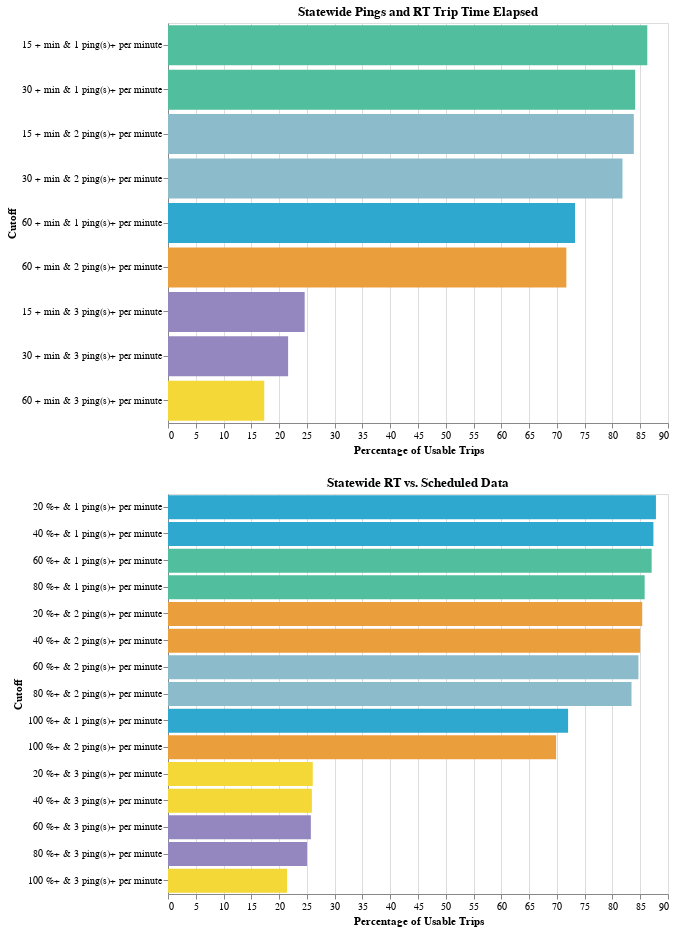

Source (notebook cell):
### Code cell
statewide_visuals(final)

### Figure 1 — Vega-Lite specification as saved in the notebook (floating-point values rounded to 4 significant figures)
{"config": {"view": {"continuousWidth": 400, "continuousHeight": 300}}, "vconcat": [{"data": {"name": "data-0bfe59a5b6a79309b03a40180a51618e"}, "mark": "bar", "encoding": {"color": {"field": "Cutoff", "legend": null, "scale": {"range": ["#2EA8CE", "#EB9F3C", "#F4D837", "#51BF9D", "#8CBCCB", "#9487C0"]}, "type": "nominal"}, "tooltip": [{"field": "Cutoff", "type": "nominal"}, {"field": "All Trips", "type": "quantitative"}, {"field": "N Trips", "type": "quantitative"}, {"field": "Percentage of Usable Trips", "type": "quantitative"}], "x": {"field": "Percentage of Usable Trips", "sort": {"field": "Percentage of Usable Trips", "order": "descending"}, "type": "quantitative"}, "y": {"field": "Cutoff", "sort": {"field": "Percentage of Usable Trips", "order": "descending"}, "type": "nominal"}}, "height": 400, "selection": {"selector009": {"type": "interval", "bind": "scales", "encodings": ["x", "y"]}}, "title": "Statewide Pings and RT Trip Time Elapsed", "width": 500}, {"data": {"name": "data-1c4adefd7cfdc1704e7b26eb9de82933"}, "mark": "bar", "encoding": {"color": {"field": "Cutoff", "legend": null, "scale": {"range": ["#2EA8CE", "#EB9F3C", "#F4D837", "#51BF9D", "#8CBCCB", "#9487C0"]}, "type": "nominal"}, "tooltip": [{"field": "Cutoff", "type": "nominal"}, {"field": "All Trips", "type": "quantitative"}, {"field": "N Trips", "type": "quantitative"}, {"field": "Percentage of Usable Trips", "type": "quantitative"}], "x": {"field": "Percentage of Usable Trips", "sort": {"field": "Percentage of Usable Trips", "order": "descending"}, "type": "quantitative"}, "y": {"field": "Cutoff", "sort": {"field": "Percentage of Usable Trips", "order": "descending"}, "type": "nominal"}}, "height": 400, "selection": {"selector010": {"type": "interval", "bind": "scales", "encodings": ["x", "y"]}}, "title": "Statewide RT vs. Scheduled Data", "width": 500}], "$schema": "https://vega.github.io/schema/vega-lite/v4.17.0.json", "datasets": {"data-0bfe59a5b6a79309b03a40180a51618e": [{"Cutoff": "15 + min & 1 ping(s)+ per minute", "All Trips": 7008.0, "N Trips": 6046, "Percentage of Usable Trips": 86.27}, {"Cutoff": "15 + min & 2 ping(s)+ per minute", "All Trips": 7008.0, "N Trips": 5876, "Percentage of Usable Trips": 83.85}, {"Cutoff": "15 + min & 3 ping(s)+ per minute", "All Trips": 7008.0, "N Trips": 1724, "Percentage of Usable Trips": 24.6}, {"Cutoff": "30 + min & 1 ping(s)+ per minute", "All Trips": 7008.0, "N Trips": 5893, "Percentage of Usable Trips": 84.09}, {"Cutoff": "30 + min & 2 ping(s)+ per minute", "All Trips": 7008.0, "N Trips": 5733, "Percentage of Usable Trips": 81.81}, {"Cutoff": "30 + min & 3 ping(s)+ per minute", "All Trips": 7008.0, "N Trips": 1515, "Percentage of Usable Trips": 21.62}, {"Cutoff": "60 + min & 1 ping(s)+ per minute", "All Trips": 7008.0, "N Trips": 5134, "Percentage of Usable Trips": 73.26}, {"Cutoff": "60 + min & 2 ping(s)+ per minute", "All Trips": 7008.0, "N Trips": 5025, "Percentage of Usable Trips": 71.7}, {"Cutoff": "60 + min & 3 ping(s)+ per minute", "All Trips": 7008.0, "N Trips": 1214, "Percentage of Usable Trips": 17.32}], "data-1c4adefd7cfdc1704e7b26eb9de82933": [{"Cutoff": "100 %+ & 1 ping(s)+ per minute", "All Trips": 7008.0, "N Trips": 5047, "Percentage of Usable Trips": 72.02}, {"Cutoff": "100 %+ & 2 ping(s)+ per minute", "All Trips": 7008.0, "N Trips": 4896, "Percentage of Usable Trips": 69.86}, {"Cutoff": "100 %+ & 3 ping(s)+ per minute", "All Trips": 7008.0, "N Trips": 1501, "Percentage of Usable Trips": 21.42}, {"Cutoff": "20 %+ & 1 ping(s)+ per minute", "All Trips": 7008.0, "N Trips": 6155, "Percentage of Usable Trips": 87.83}, {"Cutoff": "20 %+ & 2 ping(s)+ per minute", "All Trips": 7008.0, "N Trips": 5982, "Percentage of Usable Trips": 85.36}, {"Cutoff": "20 %+ & 3 ping(s)+ per minute", "All Trips": 7008.0, "N Trips": 1826, "Percentage of Usable Trips": 26.06}, {"Cutoff": "40 %+ & 1 ping(s)+ per minute", "All Trips": 7008.0, "N Trips": 6123, "Percentage of Usable Trips": 87.37}, {"Cutoff": "40 %+ & 2 ping(s)+ per minute", "All Trips": 7008.0, "N Trips": 5956, "Percentage of Usable Trips": 84.99}, {"Cutoff": "40 %+ & 3 ping(s)+ per minute", "All Trips": 7008.0, "N Trips": 1815, "Percentage of Usable Trips": 25.9}, {"Cutoff": "60 %+ & 1 ping(s)+ per minute", "All Trips": 7008.0, "N Trips": 6101, "Percentage of Usable Trips": 87.06}, {"Cutoff": "60 %+ & 2 ping(s)+ per minute", "All Trips": 7008.0, "N Trips": 5934, "Percentage of Usable Trips": 84.67}, {"Cutoff": "60 %+ & 3 ping(s)+ per minute", "All Trips": 7008.0, "N Trips": 1802, "Percentage of Usable Trips": 25.71}, {"Cutoff": "80 %+ & 1 ping(s)+ per minute", "All Trips": 7008.0, "N Trips": 6013, "Percentage of Usable Trips": 85.8}, {"Cutoff": "80 %+ & 2 ping(s)+ per minute", "All Trips": 7008.0, "N Trips": 5847, "Percentage of Usable Trips": 83.43}, {"Cutoff": "80 %+ & 3 ping(s)+ per minute", "All Trips": 7008.0, "N Trips": 1754, "Percentage of Usable Trips": 25.03}]}}
